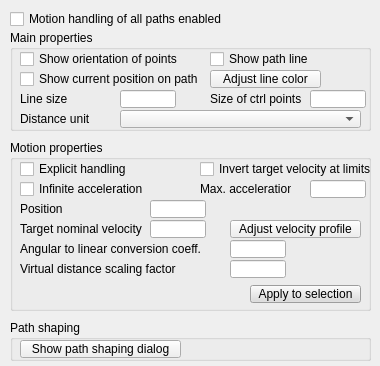
<?xml version="1.0" encoding="UTF-8"?>
<ui version="4.0">
 <class>CQDlgPaths</class>
 <widget class="QDialog" name="CQDlgPaths">
  <property name="geometry">
   <rect>
    <x>0</x>
    <y>0</y>
    <width>380</width>
    <height>366</height>
   </rect>
  </property>
  <property name="windowTitle">
   <string>Path Properties</string>
  </property>
  <property name="locale">
   <locale language="English" country="UnitedStates"/>
  </property>
  <widget class="QCheckBox" name="qqEnableAll">
   <property name="geometry">
    <rect>
     <x>10</x>
     <y>10</y>
     <width>231</width>
     <height>18</height>
    </rect>
   </property>
   <property name="focusPolicy">
    <enum>Qt::StrongFocus</enum>
   </property>
   <property name="text">
    <string>Motion handling of all paths enabled</string>
   </property>
  </widget>
  <widget class="QGroupBox" name="groupBox">
   <property name="geometry">
    <rect>
     <x>10</x>
     <y>30</y>
     <width>361</width>
     <height>101</height>
    </rect>
   </property>
   <property name="title">
    <string>Main properties</string>
   </property>
   <property name="flat">
    <bool>true</bool>
   </property>
   <widget class="QCheckBox" name="qqShowOrientation">
    <property name="geometry">
     <rect>
      <x>10</x>
      <y>20</y>
      <width>181</width>
      <height>18</height>
     </rect>
    </property>
    <property name="focusPolicy">
     <enum>Qt::StrongFocus</enum>
    </property>
    <property name="text">
     <string>Show orientation of points</string>
    </property>
   </widget>
   <widget class="QCheckBox" name="qqShowPathLine">
    <property name="geometry">
     <rect>
      <x>200</x>
      <y>20</y>
      <width>161</width>
      <height>18</height>
     </rect>
    </property>
    <property name="focusPolicy">
     <enum>Qt::StrongFocus</enum>
    </property>
    <property name="text">
     <string>Show path line</string>
    </property>
   </widget>
   <widget class="QCheckBox" name="qqShowPosition">
    <property name="geometry">
     <rect>
      <x>10</x>
      <y>40</y>
      <width>191</width>
      <height>18</height>
     </rect>
    </property>
    <property name="focusPolicy">
     <enum>Qt::StrongFocus</enum>
    </property>
    <property name="text">
     <string>Show current position on path</string>
    </property>
   </widget>
   <widget class="QLabel" name="label">
    <property name="geometry">
     <rect>
      <x>10</x>
      <y>60</y>
      <width>81</width>
      <height>18</height>
     </rect>
    </property>
    <property name="text">
     <string>Line size</string>
    </property>
   </widget>
   <widget class="QLineEdit" name="qqLineSize">
    <property name="geometry">
     <rect>
      <x>110</x>
      <y>60</y>
      <width>56</width>
      <height>18</height>
     </rect>
    </property>
   </widget>
   <widget class="QLabel" name="label_2">
    <property name="geometry">
     <rect>
      <x>200</x>
      <y>60</y>
      <width>101</width>
      <height>18</height>
     </rect>
    </property>
    <property name="text">
     <string>Size of ctrl points</string>
    </property>
   </widget>
   <widget class="QLineEdit" name="qqControlPointSize">
    <property name="geometry">
     <rect>
      <x>300</x>
      <y>60</y>
      <width>56</width>
      <height>18</height>
     </rect>
    </property>
   </widget>
   <widget class="QLabel" name="label_3">
    <property name="geometry">
     <rect>
      <x>10</x>
      <y>80</y>
      <width>101</width>
      <height>18</height>
     </rect>
    </property>
    <property name="text">
     <string>Distance unit</string>
    </property>
   </widget>
   <widget class="QComboBox" name="qqDistanceCombo">
    <property name="geometry">
     <rect>
      <x>110</x>
      <y>80</y>
      <width>241</width>
      <height>18</height>
     </rect>
    </property>
   </widget>
   <widget class="QToolButton" name="qqAdjustColor">
    <property name="geometry">
     <rect>
      <x>200</x>
      <y>40</y>
      <width>111</width>
      <height>18</height>
     </rect>
    </property>
    <property name="focusPolicy">
     <enum>Qt::StrongFocus</enum>
    </property>
    <property name="text">
     <string>Adjust line color</string>
    </property>
   </widget>
  </widget>
  <widget class="QGroupBox" name="groupBox_2">
   <property name="geometry">
    <rect>
     <x>10</x>
     <y>140</y>
     <width>361</width>
     <height>171</height>
    </rect>
   </property>
   <property name="title">
    <string>Motion properties</string>
   </property>
   <property name="flat">
    <bool>true</bool>
   </property>
   <widget class="QCheckBox" name="qqExplicitHandling">
    <property name="geometry">
     <rect>
      <x>10</x>
      <y>20</y>
      <width>161</width>
      <height>18</height>
     </rect>
    </property>
    <property name="focusPolicy">
     <enum>Qt::StrongFocus</enum>
    </property>
    <property name="text">
     <string>Explicit handling</string>
    </property>
   </widget>
   <widget class="QCheckBox" name="qqInfiniteAcceleration">
    <property name="geometry">
     <rect>
      <x>10</x>
      <y>40</y>
      <width>161</width>
      <height>18</height>
     </rect>
    </property>
    <property name="focusPolicy">
     <enum>Qt::StrongFocus</enum>
    </property>
    <property name="text">
     <string>Infinite acceleration</string>
    </property>
   </widget>
   <widget class="QLabel" name="label_5">
    <property name="geometry">
     <rect>
      <x>10</x>
      <y>80</y>
      <width>131</width>
      <height>18</height>
     </rect>
    </property>
    <property name="text">
     <string>Target nominal velocity</string>
    </property>
   </widget>
   <widget class="QLineEdit" name="qqTargetVelocity">
    <property name="geometry">
     <rect>
      <x>140</x>
      <y>80</y>
      <width>56</width>
      <height>18</height>
     </rect>
    </property>
   </widget>
   <widget class="QLabel" name="label_6">
    <property name="geometry">
     <rect>
      <x>190</x>
      <y>40</y>
      <width>91</width>
      <height>18</height>
     </rect>
    </property>
    <property name="text">
     <string>Max. acceleration</string>
    </property>
   </widget>
   <widget class="QLineEdit" name="qqMaxAcceleration">
    <property name="geometry">
     <rect>
      <x>300</x>
      <y>40</y>
      <width>56</width>
      <height>18</height>
     </rect>
    </property>
   </widget>
   <widget class="QLabel" name="label_7">
    <property name="geometry">
     <rect>
      <x>10</x>
      <y>100</y>
      <width>211</width>
      <height>18</height>
     </rect>
    </property>
    <property name="text">
     <string>Angular to linear conversion coeff.</string>
    </property>
   </widget>
   <widget class="QLineEdit" name="qqConversionCoeff">
    <property name="geometry">
     <rect>
      <x>220</x>
      <y>100</y>
      <width>56</width>
      <height>18</height>
     </rect>
    </property>
   </widget>
   <widget class="QLabel" name="label_8">
    <property name="geometry">
     <rect>
      <x>10</x>
      <y>120</y>
      <width>211</width>
      <height>18</height>
     </rect>
    </property>
    <property name="text">
     <string>Virtual distance scaling factor</string>
    </property>
   </widget>
   <widget class="QLineEdit" name="qqVirtualDistanceScaling">
    <property name="geometry">
     <rect>
      <x>220</x>
      <y>120</y>
      <width>56</width>
      <height>18</height>
     </rect>
    </property>
   </widget>
   <widget class="QToolButton" name="qqAdjustVelocityProfile">
    <property name="geometry">
     <rect>
      <x>220</x>
      <y>80</y>
      <width>131</width>
      <height>18</height>
     </rect>
    </property>
    <property name="focusPolicy">
     <enum>Qt::StrongFocus</enum>
    </property>
    <property name="text">
     <string>Adjust velocity profile</string>
    </property>
   </widget>
   <widget class="QToolButton" name="qqApplyMotionProperties">
    <property name="geometry">
     <rect>
      <x>240</x>
      <y>145</y>
      <width>111</width>
      <height>18</height>
     </rect>
    </property>
    <property name="palette">
     <palette>
      <active>
       <colorrole role="WindowText">
        <brush brushstyle="SolidPattern">
         <color alpha="255">
          <red>0</red>
          <green>0</green>
          <blue>0</blue>
         </color>
        </brush>
       </colorrole>
       <colorrole role="Button">
        <brush brushstyle="SolidPattern">
         <color alpha="255">
          <red>220</red>
          <green>220</green>
          <blue>220</blue>
         </color>
        </brush>
       </colorrole>
       <colorrole role="Light">
        <brush brushstyle="SolidPattern">
         <color alpha="255">
          <red>255</red>
          <green>255</green>
          <blue>255</blue>
         </color>
        </brush>
       </colorrole>
       <colorrole role="Midlight">
        <brush brushstyle="SolidPattern">
         <color alpha="255">
          <red>237</red>
          <green>237</green>
          <blue>237</blue>
         </color>
        </brush>
       </colorrole>
       <colorrole role="Dark">
        <brush brushstyle="SolidPattern">
         <color alpha="255">
          <red>110</red>
          <green>110</green>
          <blue>110</blue>
         </color>
        </brush>
       </colorrole>
       <colorrole role="Mid">
        <brush brushstyle="SolidPattern">
         <color alpha="255">
          <red>147</red>
          <green>147</green>
          <blue>147</blue>
         </color>
        </brush>
       </colorrole>
       <colorrole role="Text">
        <brush brushstyle="SolidPattern">
         <color alpha="255">
          <red>0</red>
          <green>0</green>
          <blue>0</blue>
         </color>
        </brush>
       </colorrole>
       <colorrole role="BrightText">
        <brush brushstyle="SolidPattern">
         <color alpha="255">
          <red>255</red>
          <green>255</green>
          <blue>255</blue>
         </color>
        </brush>
       </colorrole>
       <colorrole role="ButtonText">
        <brush brushstyle="SolidPattern">
         <color alpha="255">
          <red>0</red>
          <green>0</green>
          <blue>0</blue>
         </color>
        </brush>
       </colorrole>
       <colorrole role="Base">
        <brush brushstyle="SolidPattern">
         <color alpha="255">
          <red>255</red>
          <green>255</green>
          <blue>255</blue>
         </color>
        </brush>
       </colorrole>
       <colorrole role="Window">
        <brush brushstyle="SolidPattern">
         <color alpha="255">
          <red>220</red>
          <green>220</green>
          <blue>220</blue>
         </color>
        </brush>
       </colorrole>
       <colorrole role="Shadow">
        <brush brushstyle="SolidPattern">
         <color alpha="255">
          <red>0</red>
          <green>0</green>
          <blue>0</blue>
         </color>
        </brush>
       </colorrole>
       <colorrole role="AlternateBase">
        <brush brushstyle="SolidPattern">
         <color alpha="255">
          <red>237</red>
          <green>237</green>
          <blue>237</blue>
         </color>
        </brush>
       </colorrole>
       <colorrole role="ToolTipBase">
        <brush brushstyle="SolidPattern">
         <color alpha="255">
          <red>255</red>
          <green>255</green>
          <blue>220</blue>
         </color>
        </brush>
       </colorrole>
       <colorrole role="ToolTipText">
        <brush brushstyle="SolidPattern">
         <color alpha="255">
          <red>0</red>
          <green>0</green>
          <blue>0</blue>
         </color>
        </brush>
       </colorrole>
      </active>
      <inactive>
       <colorrole role="WindowText">
        <brush brushstyle="SolidPattern">
         <color alpha="255">
          <red>0</red>
          <green>0</green>
          <blue>0</blue>
         </color>
        </brush>
       </colorrole>
       <colorrole role="Button">
        <brush brushstyle="SolidPattern">
         <color alpha="255">
          <red>220</red>
          <green>220</green>
          <blue>220</blue>
         </color>
        </brush>
       </colorrole>
       <colorrole role="Light">
        <brush brushstyle="SolidPattern">
         <color alpha="255">
          <red>255</red>
          <green>255</green>
          <blue>255</blue>
         </color>
        </brush>
       </colorrole>
       <colorrole role="Midlight">
        <brush brushstyle="SolidPattern">
         <color alpha="255">
          <red>237</red>
          <green>237</green>
          <blue>237</blue>
         </color>
        </brush>
       </colorrole>
       <colorrole role="Dark">
        <brush brushstyle="SolidPattern">
         <color alpha="255">
          <red>110</red>
          <green>110</green>
          <blue>110</blue>
         </color>
        </brush>
       </colorrole>
       <colorrole role="Mid">
        <brush brushstyle="SolidPattern">
         <color alpha="255">
          <red>147</red>
          <green>147</green>
          <blue>147</blue>
         </color>
        </brush>
       </colorrole>
       <colorrole role="Text">
        <brush brushstyle="SolidPattern">
         <color alpha="255">
          <red>0</red>
          <green>0</green>
          <blue>0</blue>
         </color>
        </brush>
       </colorrole>
       <colorrole role="BrightText">
        <brush brushstyle="SolidPattern">
         <color alpha="255">
          <red>255</red>
          <green>255</green>
          <blue>255</blue>
         </color>
        </brush>
       </colorrole>
       <colorrole role="ButtonText">
        <brush brushstyle="SolidPattern">
         <color alpha="255">
          <red>0</red>
          <green>0</green>
          <blue>0</blue>
         </color>
        </brush>
       </colorrole>
       <colorrole role="Base">
        <brush brushstyle="SolidPattern">
         <color alpha="255">
          <red>255</red>
          <green>255</green>
          <blue>255</blue>
         </color>
        </brush>
       </colorrole>
       <colorrole role="Window">
        <brush brushstyle="SolidPattern">
         <color alpha="255">
          <red>220</red>
          <green>220</green>
          <blue>220</blue>
         </color>
        </brush>
       </colorrole>
       <colorrole role="Shadow">
        <brush brushstyle="SolidPattern">
         <color alpha="255">
          <red>0</red>
          <green>0</green>
          <blue>0</blue>
         </color>
        </brush>
       </colorrole>
       <colorrole role="AlternateBase">
        <brush brushstyle="SolidPattern">
         <color alpha="255">
          <red>237</red>
          <green>237</green>
          <blue>237</blue>
         </color>
        </brush>
       </colorrole>
       <colorrole role="ToolTipBase">
        <brush brushstyle="SolidPattern">
         <color alpha="255">
          <red>255</red>
          <green>255</green>
          <blue>220</blue>
         </color>
        </brush>
       </colorrole>
       <colorrole role="ToolTipText">
        <brush brushstyle="SolidPattern">
         <color alpha="255">
          <red>0</red>
          <green>0</green>
          <blue>0</blue>
         </color>
        </brush>
       </colorrole>
      </inactive>
      <disabled>
       <colorrole role="WindowText">
        <brush brushstyle="SolidPattern">
         <color alpha="255">
          <red>110</red>
          <green>110</green>
          <blue>110</blue>
         </color>
        </brush>
       </colorrole>
       <colorrole role="Button">
        <brush brushstyle="SolidPattern">
         <color alpha="255">
          <red>220</red>
          <green>220</green>
          <blue>220</blue>
         </color>
        </brush>
       </colorrole>
       <colorrole role="Light">
        <brush brushstyle="SolidPattern">
         <color alpha="255">
          <red>255</red>
          <green>255</green>
          <blue>255</blue>
         </color>
        </brush>
       </colorrole>
       <colorrole role="Midlight">
        <brush brushstyle="SolidPattern">
         <color alpha="255">
          <red>237</red>
          <green>237</green>
          <blue>237</blue>
         </color>
        </brush>
       </colorrole>
       <colorrole role="Dark">
        <brush brushstyle="SolidPattern">
         <color alpha="255">
          <red>110</red>
          <green>110</green>
          <blue>110</blue>
         </color>
        </brush>
       </colorrole>
       <colorrole role="Mid">
        <brush brushstyle="SolidPattern">
         <color alpha="255">
          <red>147</red>
          <green>147</green>
          <blue>147</blue>
         </color>
        </brush>
       </colorrole>
       <colorrole role="Text">
        <brush brushstyle="SolidPattern">
         <color alpha="255">
          <red>110</red>
          <green>110</green>
          <blue>110</blue>
         </color>
        </brush>
       </colorrole>
       <colorrole role="BrightText">
        <brush brushstyle="SolidPattern">
         <color alpha="255">
          <red>255</red>
          <green>255</green>
          <blue>255</blue>
         </color>
        </brush>
       </colorrole>
       <colorrole role="ButtonText">
        <brush brushstyle="SolidPattern">
         <color alpha="255">
          <red>110</red>
          <green>110</green>
          <blue>110</blue>
         </color>
        </brush>
       </colorrole>
       <colorrole role="Base">
        <brush brushstyle="SolidPattern">
         <color alpha="255">
          <red>220</red>
          <green>220</green>
          <blue>220</blue>
         </color>
        </brush>
       </colorrole>
       <colorrole role="Window">
        <brush brushstyle="SolidPattern">
         <color alpha="255">
          <red>220</red>
          <green>220</green>
          <blue>220</blue>
         </color>
        </brush>
       </colorrole>
       <colorrole role="Shadow">
        <brush brushstyle="SolidPattern">
         <color alpha="255">
          <red>0</red>
          <green>0</green>
          <blue>0</blue>
         </color>
        </brush>
       </colorrole>
       <colorrole role="AlternateBase">
        <brush brushstyle="SolidPattern">
         <color alpha="255">
          <red>220</red>
          <green>220</green>
          <blue>220</blue>
         </color>
        </brush>
       </colorrole>
       <colorrole role="ToolTipBase">
        <brush brushstyle="SolidPattern">
         <color alpha="255">
          <red>255</red>
          <green>255</green>
          <blue>220</blue>
         </color>
        </brush>
       </colorrole>
       <colorrole role="ToolTipText">
        <brush brushstyle="SolidPattern">
         <color alpha="255">
          <red>0</red>
          <green>0</green>
          <blue>0</blue>
         </color>
        </brush>
       </colorrole>
      </disabled>
     </palette>
    </property>
    <property name="focusPolicy">
     <enum>Qt::StrongFocus</enum>
    </property>
    <property name="text">
     <string>Apply to selection</string>
    </property>
   </widget>
   <widget class="QCheckBox" name="qqInvertVelocity">
    <property name="geometry">
     <rect>
      <x>190</x>
      <y>20</y>
      <width>181</width>
      <height>18</height>
     </rect>
    </property>
    <property name="focusPolicy">
     <enum>Qt::StrongFocus</enum>
    </property>
    <property name="text">
     <string>Invert target velocity at limits</string>
    </property>
   </widget>
   <widget class="QLineEdit" name="qqPosition">
    <property name="geometry">
     <rect>
      <x>140</x>
      <y>60</y>
      <width>56</width>
      <height>18</height>
     </rect>
    </property>
   </widget>
   <widget class="QLabel" name="label_4">
    <property name="geometry">
     <rect>
      <x>10</x>
      <y>60</y>
      <width>91</width>
      <height>18</height>
     </rect>
    </property>
    <property name="text">
     <string>Position</string>
    </property>
   </widget>
  </widget>
  <widget class="QGroupBox" name="groupBox_3">
   <property name="geometry">
    <rect>
     <x>10</x>
     <y>320</y>
     <width>361</width>
     <height>41</height>
    </rect>
   </property>
   <property name="title">
    <string>Path shaping</string>
   </property>
   <property name="flat">
    <bool>true</bool>
   </property>
   <widget class="QToolButton" name="qqShowShapingDialog">
    <property name="geometry">
     <rect>
      <x>10</x>
      <y>20</y>
      <width>161</width>
      <height>18</height>
     </rect>
    </property>
    <property name="focusPolicy">
     <enum>Qt::StrongFocus</enum>
    </property>
    <property name="text">
     <string>Show path shaping dialog</string>
    </property>
    <property name="checkable">
     <bool>true</bool>
    </property>
   </widget>
  </widget>
 </widget>
 <tabstops>
  <tabstop>qqEnableAll</tabstop>
  <tabstop>qqShowOrientation</tabstop>
  <tabstop>qqShowPathLine</tabstop>
  <tabstop>qqShowPosition</tabstop>
  <tabstop>qqAdjustColor</tabstop>
  <tabstop>qqLineSize</tabstop>
  <tabstop>qqControlPointSize</tabstop>
  <tabstop>qqDistanceCombo</tabstop>
  <tabstop>qqExplicitHandling</tabstop>
  <tabstop>qqInvertVelocity</tabstop>
  <tabstop>qqInfiniteAcceleration</tabstop>
  <tabstop>qqMaxAcceleration</tabstop>
  <tabstop>qqPosition</tabstop>
  <tabstop>qqTargetVelocity</tabstop>
  <tabstop>qqAdjustVelocityProfile</tabstop>
  <tabstop>qqConversionCoeff</tabstop>
  <tabstop>qqVirtualDistanceScaling</tabstop>
  <tabstop>qqApplyMotionProperties</tabstop>
  <tabstop>qqShowShapingDialog</tabstop>
 </tabstops>
 <resources/>
 <connections/>
</ui>
